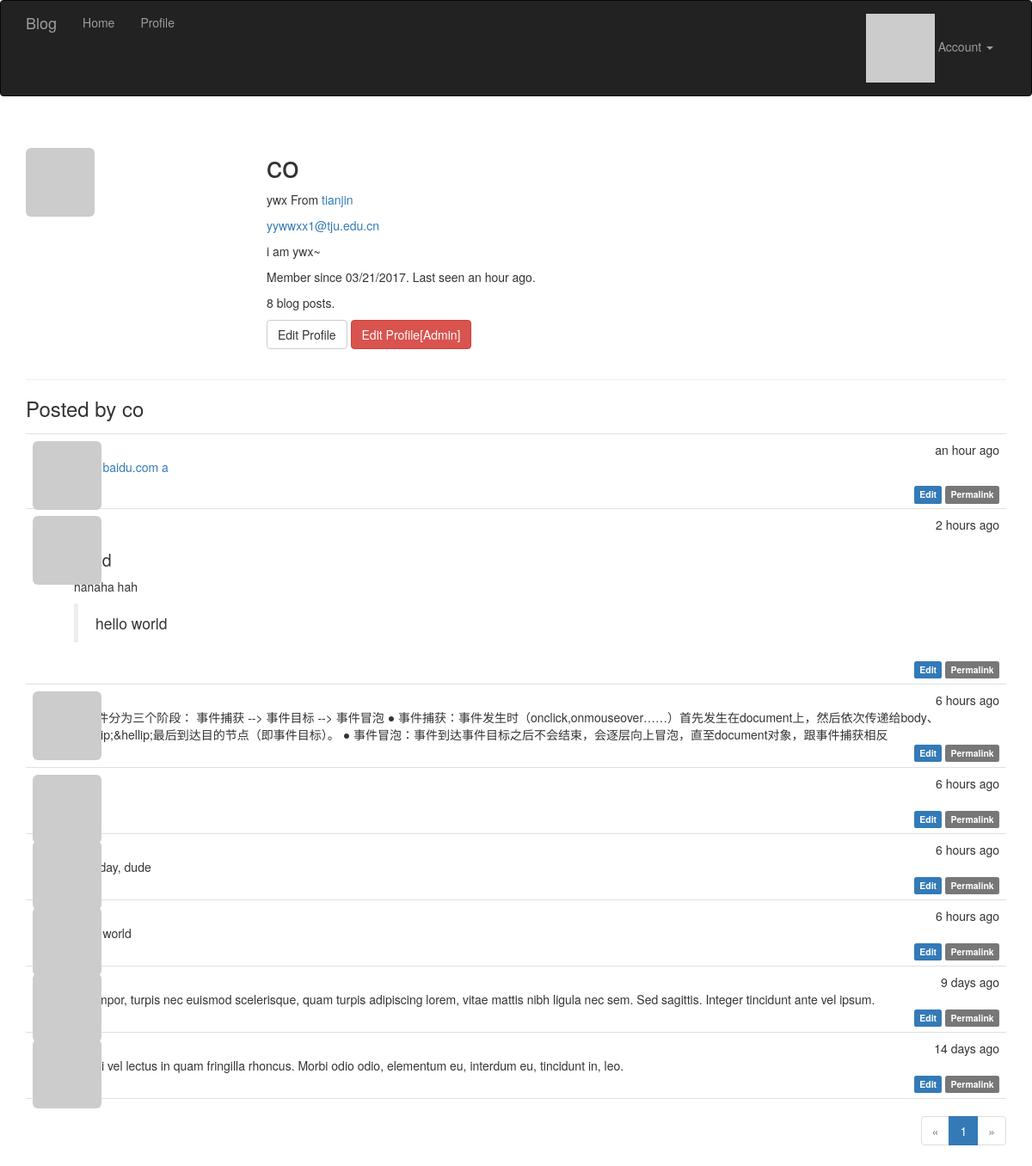
The app's page /user/co (signed in), older data.
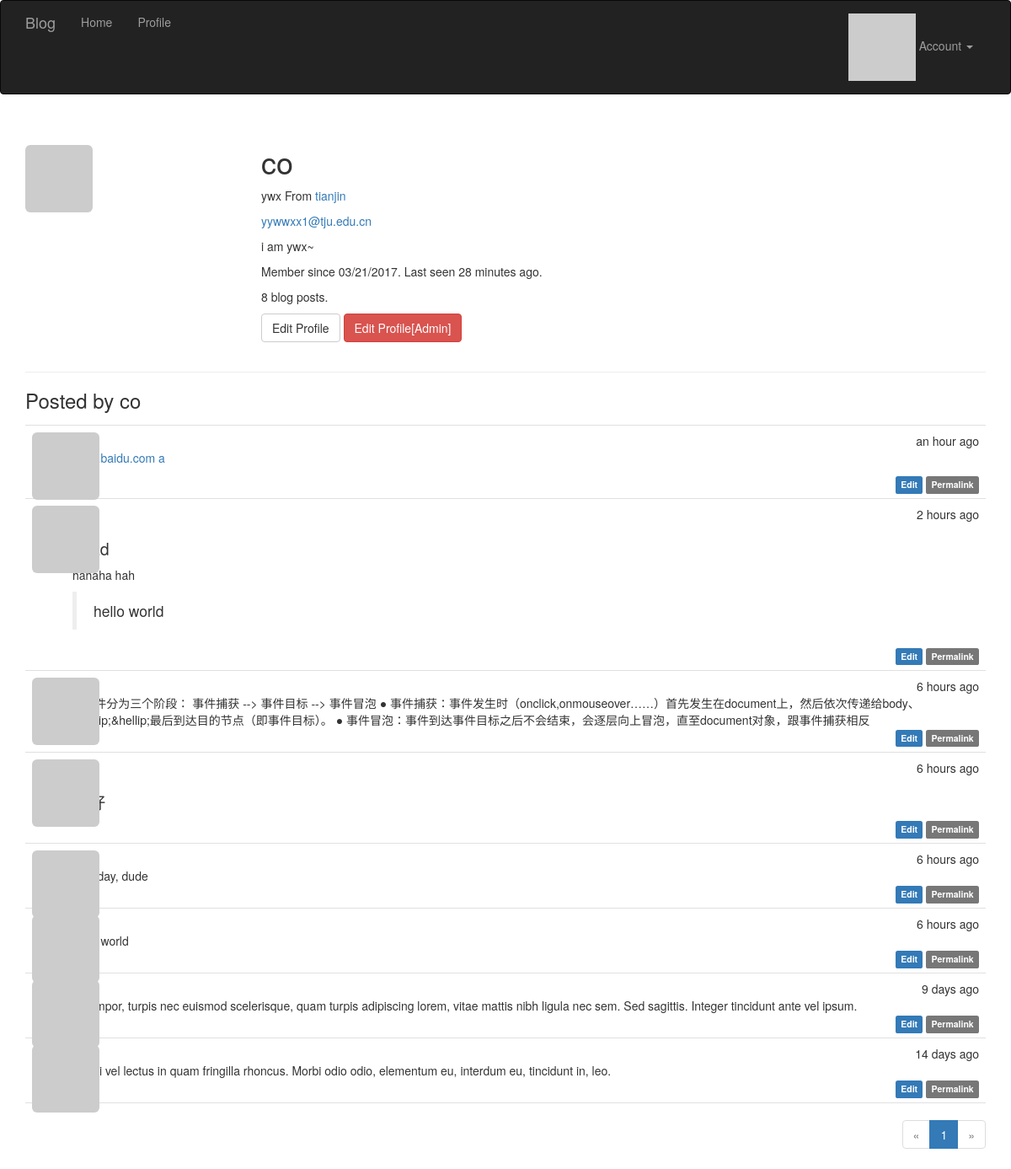
The same page, newer data.
### app/models.py (models this page shows, shortened)
class User(UserMixin, db.Model):
	__tablename__ = 'users'
	id = db.Column(db.Integer, primary_key=True)
	email = db.Column(db.String(64), unique=True, index=True)
	username = db.Column(db.String(64), unique=True, index=True)
	password_hash = db.Column(db.String(128))
	role_id = db.Column(db.Integer, db.ForeignKey('roles.id'))
	confirmed = db.Column(db.Boolean, default=False)
	name = db.Column(db.String(64))
	location = db.Column(db.String(64))
	about_me = db.Column(db.Text())
	member_since = db.Column(db.DateTime(), default=datetime.utcnow)
	last_seen = db.Column(db.DateTime(), default=datetime.utcnow)
	posts = db.relationship('Post', backref='author', lazy='dynamic')
	@property
	def password(self):
		raise AttributeError('password is not a readable attribute')
	@login_manager.user_loader #这个是登录模块的东西
	def load_user(user_id):
		return User.query.get(int(user_id)) #返回当前user对象，作为current_user
	def can(self, permissions):
		return self.role is not None and \
			(self.role.permissions & permissions) == permissions #权限判断巧妙
	def is_administrator(self):
		return self.can(Permission.ADMINISTER)
	def ping(self):
		self.last_seen = datetime.utcnow()
		db.session.add(self)
	def gravatar(self,size=100,default='identicon', rating='g'):
		if request.is_secure:
			url = 'https://secure.gravatar.com/avatar'
		else:
			url = 'http://gravatar.com/avatar'
		hash = hashlib.md5(self.email.encode('utf-8')).hexdigest()
		return '{url}/{hash}?s={size}&d={default}&r={rating}'.format(
			url=url,hash=hash,size=size,default=default,rating=rating)

class Post(db.Model):
	__tablename__='posts'
	id = db.Column(db.Integer, primary_key=True)
	body = db.Column(db.Text)
	body_html = db.Column(db.Text)
	timestamp = db.Column(db.DateTime, index=True, default=datetime.utcnow)
	author_id = db.Column(db.Integer, db.ForeignKey('users.id'))

### app/main/views.py (the view)
@main.route('/user/<username>')
def user(username):
	user = User.query.filter_by(username=username).first_or_404()
	page = request.args.get('page',1,type=int)
	pagination = user.posts.order_by(Post.timestamp.desc()).paginate(
			page, per_page=current_app.config['POSTS_PER_PAGE'], error_out=False)
	posts = pagination.items
	return render_template('user.html',user=user,posts=posts, pagination=pagination)

### app/auth/views.py (called while the page is built)
@auth.before_app_request #在全局的所有request之前，判断如果1.用户登录2.且未确认3.且请求的端点不在auth蓝本中,则强制跳转到unconfirm界面
def before_request():
	if current_user.is_authenticated:
		current_user.ping()
		if not current_user.confirmed \
			and request.endpoint \
			and request.endpoint[:5]!= 'auth.'\
			and request.endpoint != 'static':
			return redirect(url_for('auth.unconfirmed'))

### app/main/__init__.py (called while the page is built)
@main.app_context_processor #Permission类加入全局上下文卡，在所有模板中都可以全局访问
def inject_perssions():
	return dict(Permission=Permission)

### app/templates/user.html (shortened to what this page needs)
{% extends "base.html" %}
{% import "_macros.html" as macros %}
{% block page_content %}
<div class="page-header">
    <img class="img-rounded profile-thumbnail" src="{{user.gravatar(size=256)}}">
    <div class="profile-header">
        <h1>{{ user.username }}</h1>
        {% if user.name or user.location %}
        <p>
            {% if user.name %}{{ user.name }}{% endif %}
            {% if user.location %}
                From <a href="http://maps.google.com/?q={{ user.location }}">{{ user.location }}</a>
            {% endif %}
        </p>
        {% endif %}
        {% if current_user.is_administrator() %}
        <p><a href="mailto:{{ user.email }}">{{ user.email }}</a></p>
        {% endif %}
        {% if user.about_me %}<p>{{ user.about_me }}</p>{% endif %}
        <p>Member since {{ moment(user.member_since).format('L') }}. Last seen {{ moment(user.last_seen).fromNow() }}.</p>
        <p>{{user.posts.count()}} blog posts.</p>
        <p>
            {%if user == current_user %}
            <a class="btn btn-default" href="{{url_for('.edit_profile')}}">Edit Profile</a>
            {% endif %}
            {% if current_user.is_administrator()%}
            <a class="btn btn-danger" href="{{url_for('.edit_profile_admin',id=user.id)}}" >Edit Profile[Admin]</a>
            {% endif %}
        </p>
    </div>
</div>
<h3>Posted by {{user.username}}</h3>
{% include '_posts.html'%}
{% if pagination %}
<div class="pagination">
    {{ macros.pagination_widget(pagination, '.user', username=user.username) }}
</div>
{% endif %}
{% endblock %}

### app/templates/base.html (shortened to what this page needs)
{% extends "bootstrap/base.html" %}
{% import "bootstrap/wtf.html" as wtf%}
{% block head %}
{{ super() }}
<link rel="stylesheet" type="text/css" href="{{url_for('static',filename= 'style.css')}}">
{% endblock %}
{% block navbar %}
<div class="navbar navbar-inverse" role="navigation" >
	<div class="container">
		<div class="navbar-header">
			<a href="/" class="navbar-brand">Blog</a>
		</div>
		<div class="navbar-collapse collapse">
			<ul class="nav navbar-nav">
				<li><a href="/">Home</a></li>
				{% if current_user.is_authenticated %}
				<li><a href="{{url_for('main.user',username=current_user.username) }}">Profile</a></li>
				{% endif %}
			</ul>
			<ul class="nav navbar-nav navbar-right">
				{%if current_user.is_authenticated %}
				<li class="dropdown">
					<a href="#" class="dropdown-toggle" data-toggle="dropdown">
						<img src="{{ current_user.gravatar(size=18)}}">
						Account <b class="caret"></b>
					</a>
				</li>
				{% else %}
				<li><a href="{{ url_for('auth.login') }}">Sign In</a></li>
				{% endif %}
			</ul>
		</div>
	</div>
</div>
{% endblock %}
{% block content %}
<div class="container">
	{% block page_content %}{% endblock %}
</div>
{% endblock %}

### app/templates/_macros.html
{% macro pagination_widget(pagination, endpoint)%}
<ul class="pagination">
	<li {% if not pagination.has_prev %}class="disabled" {% endif %}>
		<a href="{% if pagination.has_prev %}{{url_for(endpoint,page=pagination.prev_num, **kwargs)}}{% else %}#{% endif %}">
			&laquo;
		</a>
	</li>
	{% for p in pagination.iter_pages() %}
	{% if p %}
		{% if p == pagination.page %}
		<li class="active">
			<a href="{{url_for(endpoint,page=p, **kwargs)}}">{{p}}</a>
		</li>
		{% else %}
		<li>
			<a href="{{url_for(endpoint,page=p, **kwargs)}}">{{p}}</a>
		</li>
		{% endif %}
	{% else %}
	<li class="disabled"><a href="#"> &hellip;</a></li>
	{% endif %}
	{% endfor %}
	<li {% if not pagination.has_next %} class="disabled" {% endif %}>
		<a href="{% if pagination.has_next %}{{url_for(endpoint,page=pagination.next_num, **kwargs)}}{% else %}#{% endif %}">
			&raquo;
		</a>
	</li>
</ul>
{% endmacro %}

### app/templates/_posts.html
<ul class="posts">
    {% for post in posts %}
    <li class="post">
        <div class="post-thumbnail">
            <a href="{{ url_for('.user', username=post.author.username) }}">
                <img class="img-rounded profile-thumbnail" src="{{ post.author.gravatar(size=40) }}">
            </a>
        </div>
        <div class="post-content">
            <div class="post-date">{{ moment(post.timestamp).fromNow() }}</div>
            <div class="post-author"><a href="{{ url_for('.user', username=post.author.username) }}">{{ post.author.username }}</a></div>
            <div class="post-body">
                {% if post.body_html%}
                {{post.body_html | safe}}
                {% else %}
                {{post.body}}
                {% endif %}
            </div>
            <div class="post-footer">
                {% if current_user == post.author %}
                    <a href="{{url_for('.edit',id=post.id)}}">
                        <span class="label label-primary">Edit</span>
                    </a>
                {% elif current_user.is_administrator() %}
                    <a href="{{url_for('.edit',id=post.id)}}">
                        <span class="label label-danger">Edit [Admin]</span>
                    </a>
                {% endif %}
                <a href="{{url_for('.post',id=post.id)}}">
                    <span class="label label-default">Permalink</span>
                </a>
            </div>
        </div>
    </li>
    {% endfor %}
</ul>

### app/static/style.css (style rules this page uses)
.profile-thumbnail { position: absolute; }
.profile-header { min-height: 260px; margin-left: 280px; }
ul.posts { list-style-type: none; padding: 0px; margin: 16px 0px 0px 0px; border-top: 1px solid #e0e0e0; }
ul.posts li.post { padding: 8px; border-bottom: 1px solid #e0e0e0; }
div.post-date { float: right; }
div.post-author { font-weight: bold; }
div.post-thumbnail { position: absolute; }
div.post-content { margin-left: 48px; min-height: 48px; }
div.pagination { width: 100%; text-align: right; padding: 0px; margin: 0px; }
div.post-footer { text-align: right; }
.post-body h1 { font-size: 140%; }

Row changes from the older to the newer data that the page shows:
changed User "co": last_seen "an hour ago" → "28 minutes ago"
changed Post (number 4 of 8 on the later page): body_html empty → "<h1>你好</h1>" (drawn)
